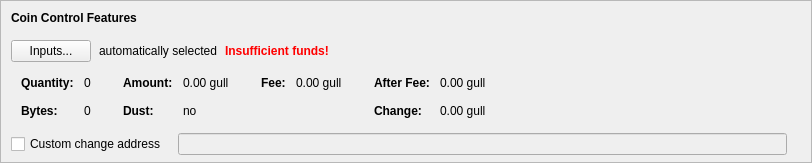
    <widget class="QFrame" name="frameCoinControl">
     <property name="sizePolicy">
      <sizepolicy hsizetype="Expanding" vsizetype="Expanding">
       <horstretch>0</horstretch>
       <verstretch>0</verstretch>
      </sizepolicy>
     </property>
     <property name="maximumSize">
      <size>
       <width>16777215</width>
       <height>16777215</height>
      </size>
     </property>
     <property name="frameShape">
      <enum>QFrame::StyledPanel</enum>
     </property>
     <property name="frameShadow">
      <enum>QFrame::Sunken</enum>
     </property>
     <layout class="QVBoxLayout" name="verticalLayoutCoinControl2">
      <property name="spacing">
       <number>0</number>
      </property>
      <property name="leftMargin">
       <number>0</number>
      </property>
      <property name="topMargin">
       <number>0</number>
      </property>
      <property name="rightMargin">
       <number>0</number>
      </property>
      <property name="bottomMargin">
       <number>6</number>
      </property>
      <item>
       <layout class="QVBoxLayout" name="verticalLayoutCoinControl" stretch="0,0,0,0,1">
        <property name="spacing">
         <number>0</number>
        </property>
        <property name="leftMargin">
         <number>10</number>
        </property>
        <property name="topMargin">
         <number>10</number>
        </property>
        <item>
         <layout class="QHBoxLayout" name="horizontalLayoutCoinControl1">
          <property name="bottomMargin">
           <number>15</number>
          </property>
          <item>
           <widget class="QLabel" name="labelCoinControlFeatures">
            <property name="sizePolicy">
             <sizepolicy hsizetype="Preferred" vsizetype="Maximum">
              <horstretch>0</horstretch>
              <verstretch>0</verstretch>
             </sizepolicy>
            </property>
            <property name="font">
             <font>
              <weight>75</weight>
              <bold>true</bold>
             </font>
            </property>
            <property name="styleSheet">
             <string notr="true">font-weight:bold;</string>
            </property>
            <property name="text">
             <string>Coin Control Features</string>
            </property>
           </widget>
          </item>
         </layout>
        </item>
        <item>
         <layout class="QHBoxLayout" name="horizontalLayoutCoinControl2" stretch="0,0,0,0">
          <property name="spacing">
           <number>8</number>
          </property>
          <property name="bottomMargin">
           <number>10</number>
          </property>
          <item>
           <widget class="QPushButton" name="pushButtonCoinControl">
            <property name="styleSheet">
             <string notr="true"/>
            </property>
            <property name="text">
             <string>Inputs...</string>
            </property>
            <property name="autoDefault">
             <bool>false</bool>
            </property>
           </widget>
          </item>
          <item>
           <widget class="QLabel" name="labelCoinControlAutomaticallySelected">
            <property name="text">
             <string>automatically selected</string>
            </property>
            <property name="margin">
             <number>5</number>
            </property>
           </widget>
          </item>
          <item>
           <widget class="QLabel" name="labelCoinControlInsuffFunds">
            <property name="font">
             <font>
              <weight>75</weight>
              <bold>true</bold>
             </font>
            </property>
            <property name="styleSheet">
             <string notr="true">color:red;font-weight:bold;</string>
            </property>
            <property name="text">
             <string>Insufficient funds!</string>
            </property>
            <property name="margin">
             <number>5</number>
            </property>
           </widget>
          </item>
          <item>
           <spacer name="horizontalSpacerCoinControl">
            <property name="orientation">
             <enum>Qt::Horizontal</enum>
            </property>
            <property name="sizeHint" stdset="0">
             <size>
              <width>40</width>
              <height>1</height>
             </size>
            </property>
           </spacer>
          </item>
         </layout>
        </item>
        <item>
         <widget class="QWidget" name="widgetCoinControl" native="true">
          <property name="sizePolicy">
           <sizepolicy hsizetype="Preferred" vsizetype="Preferred">
            <horstretch>0</horstretch>
            <verstretch>0</verstretch>
           </sizepolicy>
          </property>
          <property name="minimumSize">
           <size>
            <width>0</width>
            <height>0</height>
           </size>
          </property>
          <property name="styleSheet">
           <string notr="true"/>
          </property>
          <layout class="QHBoxLayout" name="horizontalLayoutCoinControl5">
           <property name="leftMargin">
            <number>0</number>
           </property>
           <property name="topMargin">
            <number>0</number>
           </property>
           <property name="rightMargin">
            <number>0</number>
           </property>
           <property name="bottomMargin">
            <number>0</number>
           </property>
           <item>
            <layout class="QHBoxLayout" name="horizontalLayoutCoinControl3" stretch="0,0,0,1">
             <property name="spacing">
              <number>20</number>
             </property>
             <property name="topMargin">
              <number>0</number>
             </property>
             <property name="bottomMargin">
              <number>10</number>
             </property>
             <item>
              <layout class="QFormLayout" name="formLayoutCoinControl1">
               <property name="horizontalSpacing">
                <number>10</number>
               </property>
               <property name="verticalSpacing">
                <number>14</number>
               </property>
               <property name="leftMargin">
                <number>10</number>
               </property>
               <property name="topMargin">
                <number>4</number>
               </property>
               <property name="rightMargin">
                <number>6</number>
               </property>
               <item row="0" column="0">
                <widget class="QLabel" name="labelCoinControlQuantityText">
                 <property name="font">
                  <font>
                   <weight>75</weight>
                   <bold>true</bold>
                  </font>
                 </property>
                 <property name="text">
                  <string>Quantity:</string>
                 </property>
                 <property name="margin">
                  <number>0</number>
                 </property>
                </widget>
               </item>
               <item row="0" column="1">
                <widget class="QLabel" name="labelCoinControlQuantity">
                 <property name="cursor">
                  <cursorShape>IBeamCursor</cursorShape>
                 </property>
                 <property name="contextMenuPolicy">
                  <enum>Qt::ActionsContextMenu</enum>
                 </property>
                 <property name="text">
                  <string notr="true">0</string>
                 </property>
                 <property name="margin">
                  <number>0</number>
                 </property>
                 <property name="textInteractionFlags">
                  <set>Qt::LinksAccessibleByMouse|Qt::TextSelectableByKeyboard|Qt::TextSelectableByMouse</set>
                 </property>
                </widget>
               </item>
               <item row="1" column="0">
                <widget class="QLabel" name="labelCoinControlBytesText">
                 <property name="font">
                  <font>
                   <weight>75</weight>
                   <bold>true</bold>
                  </font>
                 </property>
                 <property name="text">
                  <string>Bytes:</string>
                 </property>
                </widget>
               </item>
               <item row="1" column="1">
                <widget class="QLabel" name="labelCoinControlBytes">
                 <property name="cursor">
                  <cursorShape>IBeamCursor</cursorShape>
                 </property>
                 <property name="contextMenuPolicy">
                  <enum>Qt::ActionsContextMenu</enum>
                 </property>
                 <property name="text">
                  <string notr="true">0</string>
                 </property>
                 <property name="textInteractionFlags">
                  <set>Qt::LinksAccessibleByMouse|Qt::TextSelectableByKeyboard|Qt::TextSelectableByMouse</set>
                 </property>
                </widget>
               </item>
              </layout>
             </item>
             <item>
              <layout class="QFormLayout" name="formLayoutCoinControl2">
               <property name="horizontalSpacing">
                <number>10</number>
               </property>
               <property name="verticalSpacing">
                <number>14</number>
               </property>
               <property name="leftMargin">
                <number>6</number>
               </property>
               <property name="topMargin">
                <number>4</number>
               </property>
               <property name="rightMargin">
                <number>6</number>
               </property>
               <item row="0" column="0">
                <widget class="QLabel" name="labelCoinControlAmountText">
                 <property name="font">
                  <font>
                   <weight>75</weight>
                   <bold>true</bold>
                  </font>
                 </property>
                 <property name="text">
                  <string>Amount:</string>
                 </property>
                 <property name="margin">
                  <number>0</number>
                 </property>
                </widget>
               </item>
               <item row="0" column="1">
                <widget class="QLabel" name="labelCoinControlAmount">
                 <property name="cursor">
                  <cursorShape>IBeamCursor</cursorShape>
                 </property>
                 <property name="contextMenuPolicy">
                  <enum>Qt::ActionsContextMenu</enum>
                 </property>
                 <property name="text">
                  <string notr="true">0.00 gull</string>
                 </property>
                 <property name="textInteractionFlags">
                  <set>Qt::LinksAccessibleByMouse|Qt::TextSelectableByKeyboard|Qt::TextSelectableByMouse</set>
                 </property>
                </widget>
               </item>
               <item row="1" column="0">
                <widget class="QLabel" name="labelCoinControlLowOutputText">
                 <property name="font">
                  <font>
                   <weight>75</weight>
                   <bold>true</bold>
                  </font>
                 </property>
                 <property name="text">
                  <string>Dust:</string>
                 </property>
                </widget>
               </item>
               <item row="1" column="1">
                <widget class="QLabel" name="labelCoinControlLowOutput">
                 <property name="cursor">
                  <cursorShape>IBeamCursor</cursorShape>
                 </property>
                 <property name="contextMenuPolicy">
                  <enum>Qt::ActionsContextMenu</enum>
                 </property>
                 <property name="text">
                  <string notr="true">no</string>
                 </property>
                 <property name="textInteractionFlags">
                  <set>Qt::LinksAccessibleByMouse|Qt::TextSelectableByKeyboard|Qt::TextSelectableByMouse</set>
                 </property>
                </widget>
               </item>
              </layout>
             </item>
             <item>
              <layout class="QFormLayout" name="formLayoutCoinControl3">
               <property name="horizontalSpacing">
                <number>10</number>
               </property>
               <property name="verticalSpacing">
                <number>14</number>
               </property>
               <property name="leftMargin">
                <number>6</number>
               </property>
               <property name="topMargin">
                <number>4</number>
               </property>
               <property name="rightMargin">
                <number>6</number>
               </property>
               <item row="0" column="0">
                <widget class="QLabel" name="labelCoinControlFeeText">
                 <property name="font">
                  <font>
                   <weight>75</weight>
                   <bold>true</bold>
                  </font>
                 </property>
                 <property name="text">
                  <string>Fee:</string>
                 </property>
                 <property name="margin">
                  <number>0</number>
                 </property>
                </widget>
               </item>
               <item row="0" column="1">
                <widget class="QLabel" name="labelCoinControlFee">
                 <property name="cursor">
                  <cursorShape>IBeamCursor</cursorShape>
                 </property>
                 <property name="contextMenuPolicy">
                  <enum>Qt::ActionsContextMenu</enum>
                 </property>
                 <property name="text">
                  <string notr="true">0.00 gull</string>
                 </property>
                 <property name="textInteractionFlags">
                  <set>Qt::LinksAccessibleByMouse|Qt::TextSelectableByKeyboard|Qt::TextSelectableByMouse</set>
                 </property>
                </widget>
               </item>
             </layout>
             </item>
             <item>
              <layout class="QFormLayout" name="formLayoutCoinControl4">
               <property name="horizontalSpacing">
                <number>10</number>
               </property>
               <property name="verticalSpacing">
                <number>14</number>
               </property>
               <property name="leftMargin">
                <number>6</number>
               </property>
               <property name="topMargin">
                <number>4</number>
               </property>
               <property name="rightMargin">
                <number>6</number>
               </property>
               <item row="0" column="0">
                <widget class="QLabel" name="labelCoinControlAfterFeeText">
                 <property name="font">
                  <font>
                   <weight>75</weight>
                   <bold>true</bold>
                  </font>
                 </property>
                 <property name="text">
                  <string>After Fee:</string>
                 </property>
                 <property name="margin">
                  <number>0</number>
                 </property>
                </widget>
               </item>
               <item row="0" column="1">
                <widget class="QLabel" name="labelCoinControlAfterFee">
                 <property name="cursor">
                  <cursorShape>IBeamCursor</cursorShape>
                 </property>
                 <property name="contextMenuPolicy">
                  <enum>Qt::ActionsContextMenu</enum>
                 </property>
                 <property name="text">
                  <string notr="true">0.00 gull</string>
                 </property>
                 <property name="textInteractionFlags">
                  <set>Qt::LinksAccessibleByMouse|Qt::TextSelectableByKeyboard|Qt::TextSelectableByMouse</set>
                 </property>
                </widget>
               </item>
               <item row="1" column="0">
                <widget class="QLabel" name="labelCoinControlChangeText">
                 <property name="font">
                  <font>
                   <weight>75</weight>
                   <bold>true</bold>
                  </font>
                 </property>
                 <property name="text">
                  <string>Change:</string>
                 </property>
                </widget>
               </item>
               <item row="1" column="1">
                <widget class="QLabel" name="labelCoinControlChange">
                 <property name="cursor">
                  <cursorShape>IBeamCursor</cursorShape>
                 </property>
                 <property name="contextMenuPolicy">
                  <enum>Qt::ActionsContextMenu</enum>
                 </property>
                 <property name="text">
                  <string notr="true">0.00 gull</string>
                 </property>
                 <property name="textInteractionFlags">
                  <set>Qt::LinksAccessibleByMouse|Qt::TextSelectableByKeyboard|Qt::TextSelectableByMouse</set>
                 </property>
                </widget>
               </item>
              </layout>
             </item>
            </layout>
           </item>
          </layout>
         </widget>
        </item>
        <item>
         <layout class="QHBoxLayout" name="horizontalLayoutCoinControl4" stretch="0,0,0">
          <property name="spacing">
           <number>12</number>
          </property>
          <property name="sizeConstraint">
           <enum>QLayout::SetDefaultConstraint</enum>
          </property>
          <property name="topMargin">
           <number>5</number>
          </property>
          <property name="rightMargin">
           <number>5</number>
          </property>
          <item>
           <widget class="QCheckBox" name="checkBoxCoinControlChange">
            <property name="toolTip">
             <string>If this is activated, but the change address is empty or invalid, change will be sent to a newly generated address.</string>
            </property>
            <property name="text">
             <string>Custom change address</string>
            </property>
           </widget>
          </item>
          <item>
           <widget class="QValidatedLineEdit" name="lineEditCoinControlChange">
            <property name="enabled">
             <bool>false</bool>
            </property>
            <property name="sizePolicy">
             <sizepolicy hsizetype="Expanding" vsizetype="Fixed">
              <horstretch>0</horstretch>
              <verstretch>0</verstretch>
             </sizepolicy>
            </property>
           </widget>
          </item>
          <item>
           <widget class="QLabel" name="labelCoinControlChangeLabel">
            <property name="sizePolicy">
             <sizepolicy hsizetype="Preferred" vsizetype="Expanding">
              <horstretch>0</horstretch>
              <verstretch>0</verstretch>
             </sizepolicy>
            </property>
            <property name="minimumSize">
             <size>
              <width>0</width>
              <height>0</height>
             </size>
            </property>
            <property name="text">
             <string/>
            </property>
            <property name="margin">
             <number>3</number>
            </property>
           </widget>
          </item>
         </layout>
        </item>
        <item>
         <spacer name="verticalSpacerCoinControl">
          <property name="orientation">
           <enum>Qt::Vertical</enum>
          </property>
          <property name="sizeHint" stdset="0">
           <size>
            <width>800</width>
            <height>1</height>
           </size>
          </property>
         </spacer>
        </item>
       </layout>
      </item>
     </layout>
    </widget>
